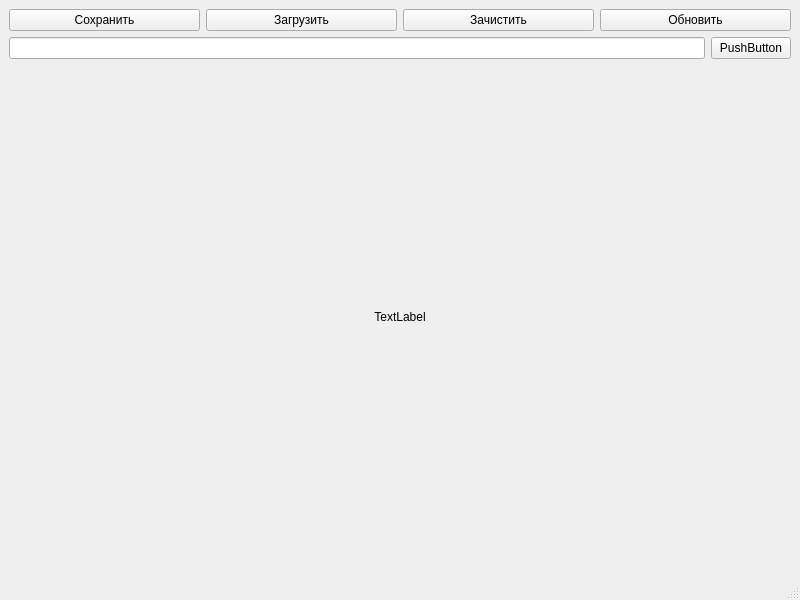
<?xml version="1.0" encoding="UTF-8"?>
<ui version="4.0">
 <class>MainWindow</class>
 <widget class="QMainWindow" name="MainWindow">
  <property name="geometry">
   <rect>
    <x>0</x>
    <y>0</y>
    <width>800</width>
    <height>600</height>
   </rect>
  </property>
  <property name="windowTitle">
   <string>MainWindow</string>
  </property>
  <widget class="QWidget" name="centralwidget">
   <layout class="QVBoxLayout" name="verticalLayout">
    <item>
     <layout class="QHBoxLayout" name="horizontalLayout_4">
      <item>
       <widget class="QPushButton" name="pushButton_2">
        <property name="text">
         <string>Сохранить</string>
        </property>
       </widget>
      </item>
      <item>
       <widget class="QPushButton" name="pushButton_3">
        <property name="text">
         <string>Загрузить</string>
        </property>
       </widget>
      </item>
      <item>
       <widget class="QPushButton" name="pushButton_5">
        <property name="text">
         <string>Зачистить</string>
        </property>
       </widget>
      </item>
      <item>
       <widget class="QPushButton" name="pushButton_4">
        <property name="text">
         <string>Обновить</string>
        </property>
       </widget>
      </item>
     </layout>
    </item>
    <item>
     <layout class="QHBoxLayout" name="horizontalLayout">
      <item>
       <widget class="QLineEdit" name="lineEdit"/>
      </item>
      <item>
       <widget class="QPushButton" name="pushButton">
        <property name="text">
         <string>PushButton</string>
        </property>
       </widget>
      </item>
     </layout>
    </item>
    <item>
     <layout class="QHBoxLayout" name="horizontalLayout_2">
      <item>
       <widget class="QLabel" name="label">
        <property name="text">
         <string>TextLabel</string>
        </property>
        <property name="alignment">
         <set>Qt::AlignCenter</set>
        </property>
       </widget>
      </item>
     </layout>
    </item>
   </layout>
  </widget>
  <widget class="QMenuBar" name="menubar">
   <property name="geometry">
    <rect>
     <x>0</x>
     <y>0</y>
     <width>800</width>
     <height>22</height>
    </rect>
   </property>
  </widget>
  <widget class="QStatusBar" name="statusbar"/>
 </widget>
 <resources/>
 <connections/>
</ui>
